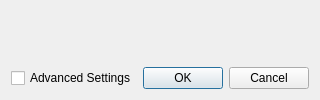
<?xml version="1.0" encoding="UTF-8"?>
<ui version="4.0">
 <class>DatabaseSettingsDialog</class>
 <widget class="QWidget" name="DatabaseSettingsDialog">
  <layout class="QVBoxLayout" name="verticalLayout" stretch="0,0">
   <item>
    <layout class="QHBoxLayout" name="horizontalLayout_2" stretch="0,1">
     <item>
      <widget class="CategoryListWidget" name="categoryList" native="true"/>
     </item>
     <item>
      <widget class="QStackedWidget" name="stackedWidget">
       <property name="currentIndex">
        <number>-1</number>
       </property>
      </widget>
     </item>
    </layout>
   </item>
   <item>
    <layout class="QHBoxLayout" name="horizontalLayout">
     <item>
      <widget class="QCheckBox" name="advancedSettingsToggle">
       <property name="text">
        <string>Advanced Settings</string>
       </property>
      </widget>
     </item>
     <item>
      <widget class="QDialogButtonBox" name="buttonBox">
       <property name="standardButtons">
        <set>QDialogButtonBox::Cancel|QDialogButtonBox::Ok</set>
       </property>
      </widget>
     </item>
    </layout>
   </item>
  </layout>
 </widget>
 <customwidgets>
  <customwidget>
   <class>CategoryListWidget</class>
   <extends>QWidget</extends>
   <header>gui/CategoryListWidget.h</header>
   <container>1</container>
  </customwidget>
 </customwidgets>
 <resources/>
 <connections/>
</ui>
